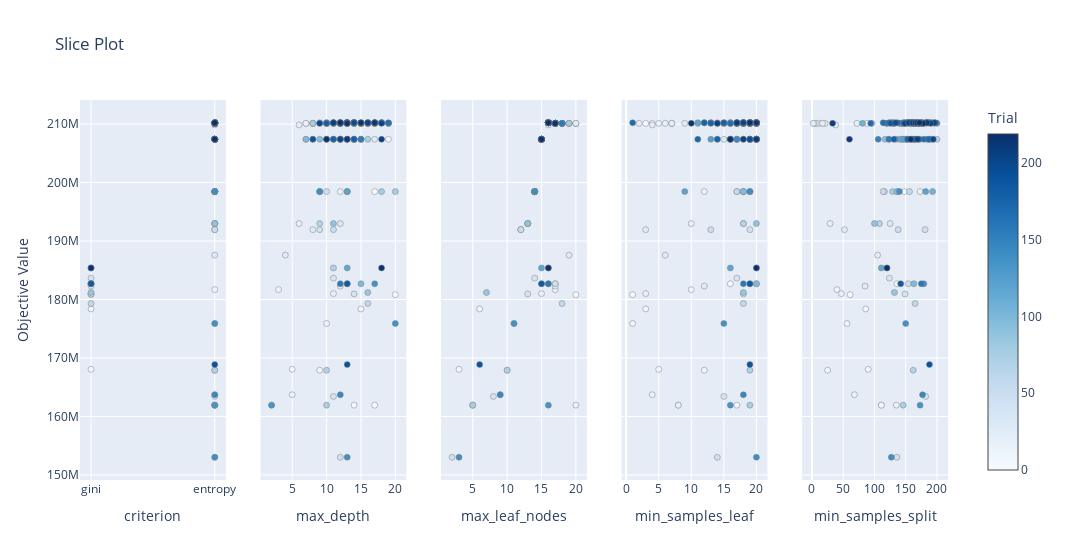

Notebook source saved alongside this figure:
### Code cell
plot_slice(study)

### Figure 1 — Plotly figure (JSON) as saved in the notebook; plotly's stock layout.template omitted (floating-point values rounded to 4 significant figures; data arrays with more than 128 entries replaced by an {"elided": "..."} marker saying what was removed)
{"data": [{"marker": {"color": {"elided": "219 int values"}, "colorbar": {"title": {"text": "Trial"}, "x": 1, "xpad": 40}, "colorscale": [[0, "rgb(247,251,255)"], [0.125, "rgb(222,235,247)"], [0.25, "rgb(198,219,239)"], [0.375, "rgb(158,202,225)"], [0.5, "rgb(107,174,214)"], [0.625, "rgb(66,146,198)"], [0.75, "rgb(33,113,181)"], [0.875, "rgb(8,81,156)"], [1, "rgb(8,48,107)"]], "line": {"color": "Grey", "width": 0.5}, "showscale": true}, "mode": "markers", "name": "Feasible Trial", "showlegend": false, "type": "scatter", "x": {"elided": "219 str values"}, "xaxis": "x", "y": {"elided": "219 float values"}, "yaxis": "y"}, {"marker": {"color": {"elided": "219 int values"}, "colorbar": {"title": {"text": "Trial"}, "x": 1, "xpad": 40}, "colorscale": [[0, "rgb(247,251,255)"], [0.125, "rgb(222,235,247)"], [0.25, "rgb(198,219,239)"], [0.375, "rgb(158,202,225)"], [0.5, "rgb(107,174,214)"], [0.625, "rgb(66,146,198)"], [0.75, "rgb(33,113,181)"], [0.875, "rgb(8,81,156)"], [1, "rgb(8,48,107)"]], "line": {"color": "Grey", "width": 0.5}, "showscale": false}, "mode": "markers", "name": "Feasible Trial", "showlegend": false, "type": "scatter", "x": {"elided": "219 int values"}, "xaxis": "x2", "y": {"elided": "219 float values"}, "yaxis": "y2"}, {"marker": {"color": {"elided": "219 int values"}, "colorbar": {"title": {"text": "Trial"}, "x": 1, "xpad": 40}, "colorscale": [[0, "rgb(247,251,255)"], [0.125, "rgb(222,235,247)"], [0.25, "rgb(198,219,239)"], [0.375, "rgb(158,202,225)"], [0.5, "rgb(107,174,214)"], [0.625, "rgb(66,146,198)"], [0.75, "rgb(33,113,181)"], [0.875, "rgb(8,81,156)"], [1, "rgb(8,48,107)"]], "line": {"color": "Grey", "width": 0.5}, "showscale": false}, "mode": "markers", "name": "Feasible Trial", "showlegend": false, "type": "scatter", "x": {"elided": "219 int values"}, "xaxis": "x3", "y": {"elided": "219 float values"}, "yaxis": "y3"}, {"marker": {"color": {"elided": "219 int values"}, "colorbar": {"title": {"text": "Trial"}, "x": 1, "xpad": 40}, "colorscale": [[0, "rgb(247,251,255)"], [0.125, "rgb(222,235,247)"], [0.25, "rgb(198,219,239)"], [0.375, "rgb(158,202,225)"], [0.5, "rgb(107,174,214)"], [0.625, "rgb(66,146,198)"], [0.75, "rgb(33,113,181)"], [0.875, "rgb(8,81,156)"], [1, "rgb(8,48,107)"]], "line": {"color": "Grey", "width": 0.5}, "showscale": false}, "mode": "markers", "name": "Feasible Trial", "showlegend": false, "type": "scatter", "x": {"elided": "219 int values"}, "xaxis": "x4", "y": {"elided": "219 float values"}, "yaxis": "y4"}, {"marker": {"color": {"elided": "219 int values"}, "colorbar": {"title": {"text": "Trial"}, "x": 1, "xpad": 40}, "colorscale": [[0, "rgb(247,251,255)"], [0.125, "rgb(222,235,247)"], [0.25, "rgb(198,219,239)"], [0.375, "rgb(158,202,225)"], [0.5, "rgb(107,174,214)"], [0.625, "rgb(66,146,198)"], [0.75, "rgb(33,113,181)"], [0.875, "rgb(8,81,156)"], [1, "rgb(8,48,107)"]], "line": {"color": "Grey", "width": 0.5}, "showscale": false}, "mode": "markers", "name": "Feasible Trial", "showlegend": false, "type": "scatter", "x": {"elided": "219 int values"}, "xaxis": "x5", "y": {"elided": "219 float values"}, "yaxis": "y5"}], "layout": {"title": {"text": "Slice Plot"}, "width": 1500, "xaxis": {"anchor": "y", "categoryarray": ["gini", "entropy"], "categoryorder": "array", "domain": [0, 0.168], "title": {"text": "criterion"}, "type": "category"}, "xaxis2": {"anchor": "y2", "domain": [0.208, 0.376], "title": {"text": "max_depth"}}, "xaxis3": {"anchor": "y3", "domain": [0.416, 0.584], "title": {"text": "max_leaf_nodes"}}, "xaxis4": {"anchor": "y4", "domain": [0.624, 0.792], "title": {"text": "min_samples_leaf"}}, "xaxis5": {"anchor": "y5", "domain": [0.832, 1], "title": {"text": "min_samples_split"}}, "yaxis": {"anchor": "x", "domain": [0, 1], "title": {"text": "Objective Value"}}, "yaxis2": {"anchor": "x2", "domain": [0, 1], "matches": "y", "showticklabels": false}, "yaxis3": {"anchor": "x3", "domain": [0, 1], "matches": "y", "showticklabels": false}, "yaxis4": {"anchor": "x4", "domain": [0, 1], "matches": "y", "showticklabels": false}, "yaxis5": {"anchor": "x5", "domain": [0, 1], "matches": "y", "showticklabels": false}}}
